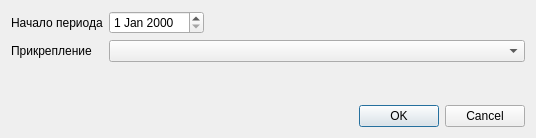
<?xml version="1.0" encoding="UTF-8"?>
<ui version="4.0">
 <class>DispObservationPriorityListSetupDialog</class>
 <widget class="QDialog" name="DispObservationPriorityListSetupDialog">
  <property name="geometry">
   <rect>
    <x>0</x>
    <y>0</y>
    <width>536</width>
    <height>138</height>
   </rect>
  </property>
  <property name="windowTitle">
   <string>Параметры</string>
  </property>
  <layout class="QGridLayout" name="gridLayout">
   <item row="0" column="0">
    <widget class="QLabel" name="lblDate">
     <property name="text">
      <string>Начало периода</string>
     </property>
    </widget>
   </item>
   <item row="0" column="1">
    <widget class="CDateEdit" name="edtDate"/>
   </item>
   <item row="0" column="2">
    <spacer name="horizontalSpacer">
     <property name="orientation">
      <enum>Qt::Horizontal</enum>
     </property>
     <property name="sizeHint" stdset="0">
      <size>
       <width>40</width>
       <height>20</height>
      </size>
     </property>
    </spacer>
   </item>
   <item row="1" column="0">
    <widget class="QLabel" name="lblOrgStructure">
     <property name="text">
      <string>Прикрепление</string>
     </property>
    </widget>
   </item>
   <item row="1" column="1" colspan="2">
    <widget class="COrgStructureComboBox" name="cmbOrgStructure">
     <property name="enabled">
      <bool>true</bool>
     </property>
     <property name="sizePolicy">
      <sizepolicy hsizetype="Ignored" vsizetype="Fixed">
       <horstretch>0</horstretch>
       <verstretch>0</verstretch>
      </sizepolicy>
     </property>
    </widget>
   </item>
   <item row="2" column="1">
    <spacer name="verticalSpacer">
     <property name="orientation">
      <enum>Qt::Vertical</enum>
     </property>
     <property name="sizeHint" stdset="0">
      <size>
       <width>20</width>
       <height>40</height>
      </size>
     </property>
    </spacer>
   </item>
   <item row="3" column="2">
    <widget class="QDialogButtonBox" name="buttonBox">
     <property name="standardButtons">
      <set>QDialogButtonBox::Cancel|QDialogButtonBox::Ok</set>
     </property>
    </widget>
   </item>
  </layout>
 </widget>
 <customwidgets>
  <customwidget>
   <class>CDateEdit</class>
   <extends>QDateEdit</extends>
   <header>library/DateEdit</header>
  </customwidget>
  <customwidget>
   <class>COrgStructureComboBox</class>
   <extends>QComboBox</extends>
   <header>Orgs/OrgStructComboBoxes.h</header>
  </customwidget>
 </customwidgets>
 <resources/>
 <connections>
  <connection>
   <sender>buttonBox</sender>
   <signal>rejected()</signal>
   <receiver>DispObservationPriorityListSetupDialog</receiver>
   <slot>reject()</slot>
   <hints>
    <hint type="sourcelabel">
     <x>169</x>
     <y>77</y>
    </hint>
    <hint type="destinationlabel">
     <x>211</x>
     <y>7</y>
    </hint>
   </hints>
  </connection>
 </connections>
</ui>
